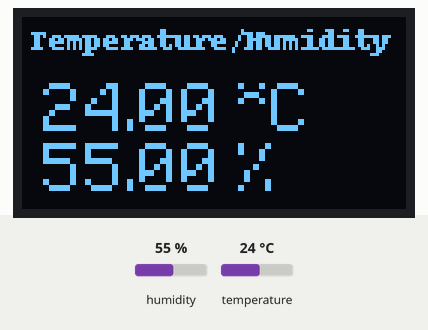
Bench run of a program on a simulated Raspberry Pi (BCM pin numbers). Parts: 128×64 one-colour display. Inputs (shaded band) come from the test bench; at power-on: humidity 55 %, temperature 24 °C. Text uses the font file from the repository; what the program prints to the terminal is not drawn.

Above: at 6.4 s.
6.5 s: humidity set to 22 %
At 17.9 s:
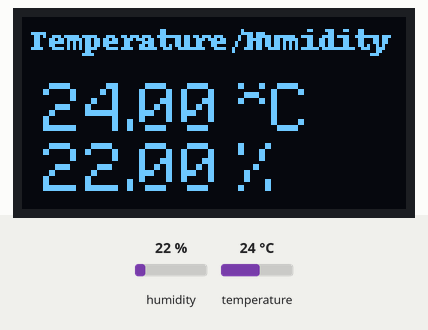
18.1 s: temperature set to 12 °C
At 29.0 s:
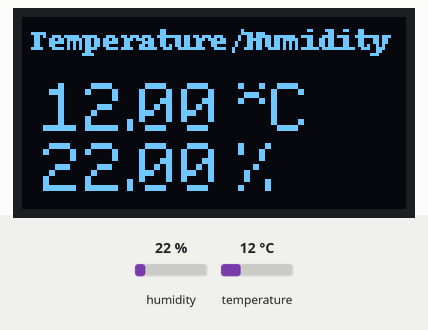
29.7 s: humidity set to 40 %
At 40.1 s:
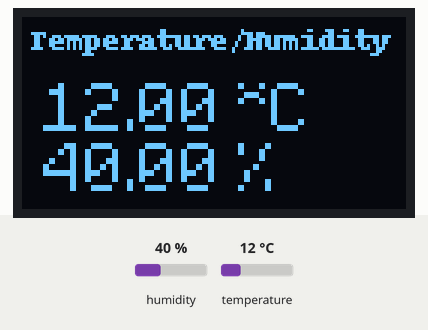
41.3 s: temperature set to 19 °C
At 52.4 s:
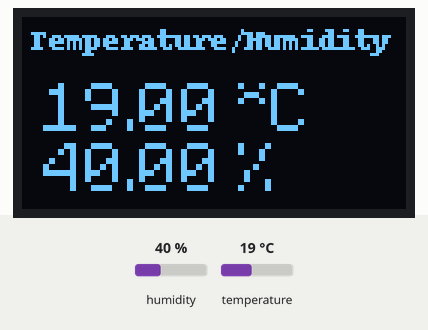
Timing chart, 0 to 53.6 s (numbered marks = the images above; inputs shaded):
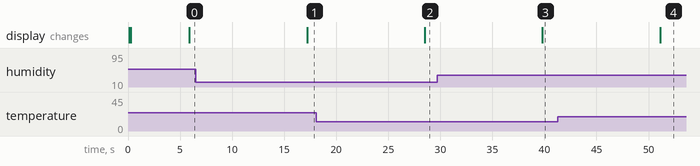

Measured:
- after the input at 6.5 s, the display: changes after 10.7 s (image 1)
- after the input at 18.1 s, the display: changes after 10.4 s (image 2)
- after the input at 29.7 s, the display: changes after 10.1 s (image 3)
- after the input at 41.3 s, the display: changes after 9.8 s (image 4)

The program:

dht_oled.py
```python
#!/usr/bin/python

import Adafruit_DHT
from time import sleep
import os

import time
import Adafruit_GPIO.SPI as SPI
import Adafruit_SSD1306

from PIL import Image
from PIL import ImageDraw
from PIL import ImageFont

# Raspberry Pi pin configuration:
RST = 24
# Note the following are only used with SPI:
DC = 23
SPI_PORT = 0
SPI_DEVICE = 0

# Note you can change the I2C address by passing an i2c_address parameter like:
# disp = Adafruit_SSD1306.SSD1306_128_64(rst=RST, i2c_address=0x3C)
disp = Adafruit_SSD1306.SSD1306_128_64(rst=RST, i2c_address=0x3C)


# Initialize library.
disp.begin()

# Clear display.
disp.clear()
disp.display()

# Create blank image for drawing.
# Make sure to create image with mode '1' for 1-bit color.
width = disp.width
height = disp.height
image = Image.new('1', (width, height))

# Get drawing object to draw on image.
draw = ImageDraw.Draw(image)

# Draw a black filled box to clear the image.
draw.rectangle((0,0,width,height), outline=0, fill=0)

# Draw some shapes.
# First define some constants to allow easy resizing of shapes.
padding = 2
shape_width = 20
top = padding
bottom = height-padding
# Move left to right keeping track of the current x position for drawing shapes.
x = padding


# Load default font.
font = ImageFont.load_default()
font18 = ImageFont.truetype('Minecraftia.ttf', 18)
font20 = ImageFont.truetype('Minecraftia.ttf', 20)
font24 = ImageFont.truetype('Minecraftia.ttf', 24)

# Alternatively load a TTF font.  Make sure the .ttf font file is in the same directory as the python script!
# Some other nice fonts to try: http://www.dafont.com/bitmap.php
#font = ImageFont.truetype('Minecraftia.ttf', 8)

# Write two lines of text.
draw.text((x, top),    'Raspberry Pi',  font=font, fill=255)
draw.text((x, top+18), 'DHTxx', font=font24, fill=255)


# Display image.
disp.image(image)
disp.display()

# Sensor should be set to Adafruit_DHT.DHT11,
# Adafruit_DHT.DHT22, or Adafruit_DHT.AM2302.
sensor = Adafruit_DHT.DHT11

# Example using a Beaglebone Black with DHT sensor
# connected to pin P8_11.
pin = 4

# Try to grab a sensor reading.  Use the read_retry method which will retry up
# to 15 times to get a sensor reading (waiting 2 seconds between each retry).


while True:
	humidity, temperature = Adafruit_DHT.read_retry(sensor, pin)
	if humidity is not None and temperature is not None:
		sleep(5)
		str_temp = ' {0:0.2f} *C '.format(temperature)
		str_hum  = ' {0:0.2f} %'.format(humidity)
		print('Temp={0:0.1f}*C  Humidity={1:0.1f}%'.format(temperature, humidity))
		draw.rectangle((0,0,width,height), outline=0, fill=0)
		#disp.clear()
		#disp.display()
		draw.text((3, top),    'Temperature/Humidity',  font=font, fill=255)
		draw.text((x, top+16), str_temp, font=font18, fill=255)
		draw.text((x, top+36), str_hum, font=font18, fill=255)
		disp.image(image)
		disp.display()
	else:
		print('Failed to get reading. Try again!')
		sleep(10)
```
